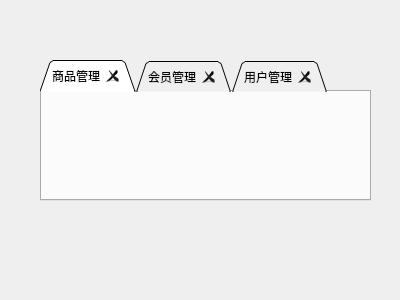
<?xml version="1.0" encoding="UTF-8"?>
<ui version="4.0">
 <class>Form</class>
 <widget class="QWidget" name="Form">
  <property name="geometry">
   <rect>
    <x>0</x>
    <y>0</y>
    <width>400</width>
    <height>300</height>
   </rect>
  </property>
  <property name="windowTitle">
   <string>Form</string>
  </property>
  <widget class="QTabWidget" name="tabWidget">
   <property name="geometry">
    <rect>
     <x>40</x>
     <y>60</y>
     <width>331</width>
     <height>141</height>
    </rect>
   </property>
   <property name="tabShape">
    <enum>QTabWidget::Triangular</enum>
   </property>
   <property name="currentIndex">
    <number>0</number>
   </property>
   <property name="elideMode">
    <enum>Qt::ElideNone</enum>
   </property>
   <property name="documentMode">
    <bool>false</bool>
   </property>
   <property name="tabsClosable">
    <bool>true</bool>
   </property>
   <property name="movable">
    <bool>true</bool>
   </property>
   <property name="tabBarAutoHide">
    <bool>false</bool>
   </property>
   <widget class="QWidget" name="tab">
    <attribute name="title">
     <string>商品管理</string>
    </attribute>
   </widget>
   <widget class="QWidget" name="tab_2">
    <attribute name="title">
     <string>会员管理</string>
    </attribute>
   </widget>
   <widget class="QWidget" name="tab_3">
    <attribute name="title">
     <string>用户管理</string>
    </attribute>
   </widget>
  </widget>
 </widget>
 <resources/>
 <connections/>
</ui>
